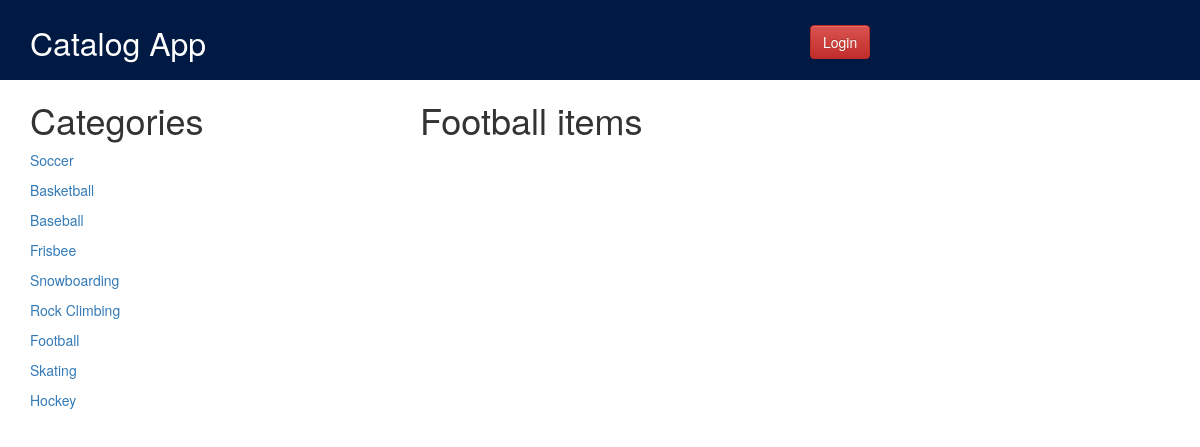
Before: /catalog/Football/items with the older database file.
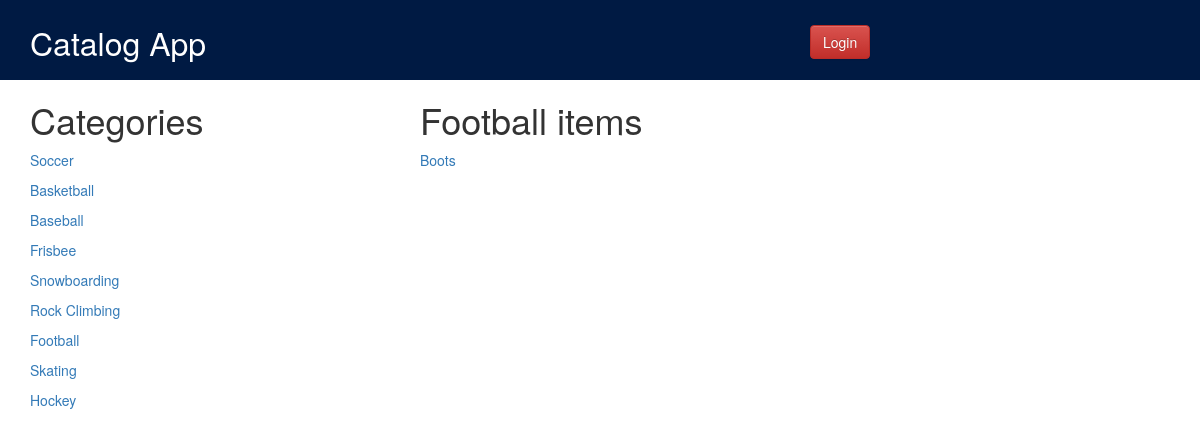
After: the same page with the newer database file.
### database_setup.py (models this page shows, shortened)
class Category(Base):
    __tablename__ = 'category'
    id = Column(Integer, primary_key=True)
    name = Column(String(250), nullable=False)

class Item(Base):
    __tablename__ = 'item'
    id = Column(Integer, primary_key=True)
    name = Column(String(250), nullable=False)
    description = Column(Text, nullable=True)
    category_id = Column(Integer, ForeignKey('category.id'))
    category = relationship(Category)
    user_id = Column(Integer, ForeignKey('user.id'))
    user = relationship(User)
    created_date = Column(DateTime, default=datetime.datetime.now)

### application.py (the view)
@app.route('/catalog/<string:category_name>/items')
def showItems(category_name):
    categories = session.query(Category).all()
    category = session.query(Category).filter_by(name=category_name).one()
    items = session.query(Item).filter_by(category_id=category.id).all()
    return render_template('publicitems.html', category=category, categories=categories, items=items)

### templates/publicitems.html (shortened to what this page needs)
{% extends "main.html" %}
{% block content %}
<div class="container">
    <div class="row">
        <div class="col-xs-4">
            <h1>Categories</h1>
            {% for category in categories %}
                <p><a href="{{ url_for('showItems', category_name=category.name) }}">{{ category.name }}</a></p>
            {% endfor %}
        </div>
        <div class="col-xs-8">
            <h1>{{ category.name }} items</h1>
            {% for item in items %}
                <p><a href="{{ url_for('showItem', category_name=category.name, item_name=item.name) }}">{{ item.name }}</a></p>
            {% endfor %}
        </div>
    </div>
</div>
{% endblock %}

Changed rows visible on the page:
added Item: name "Boots"
